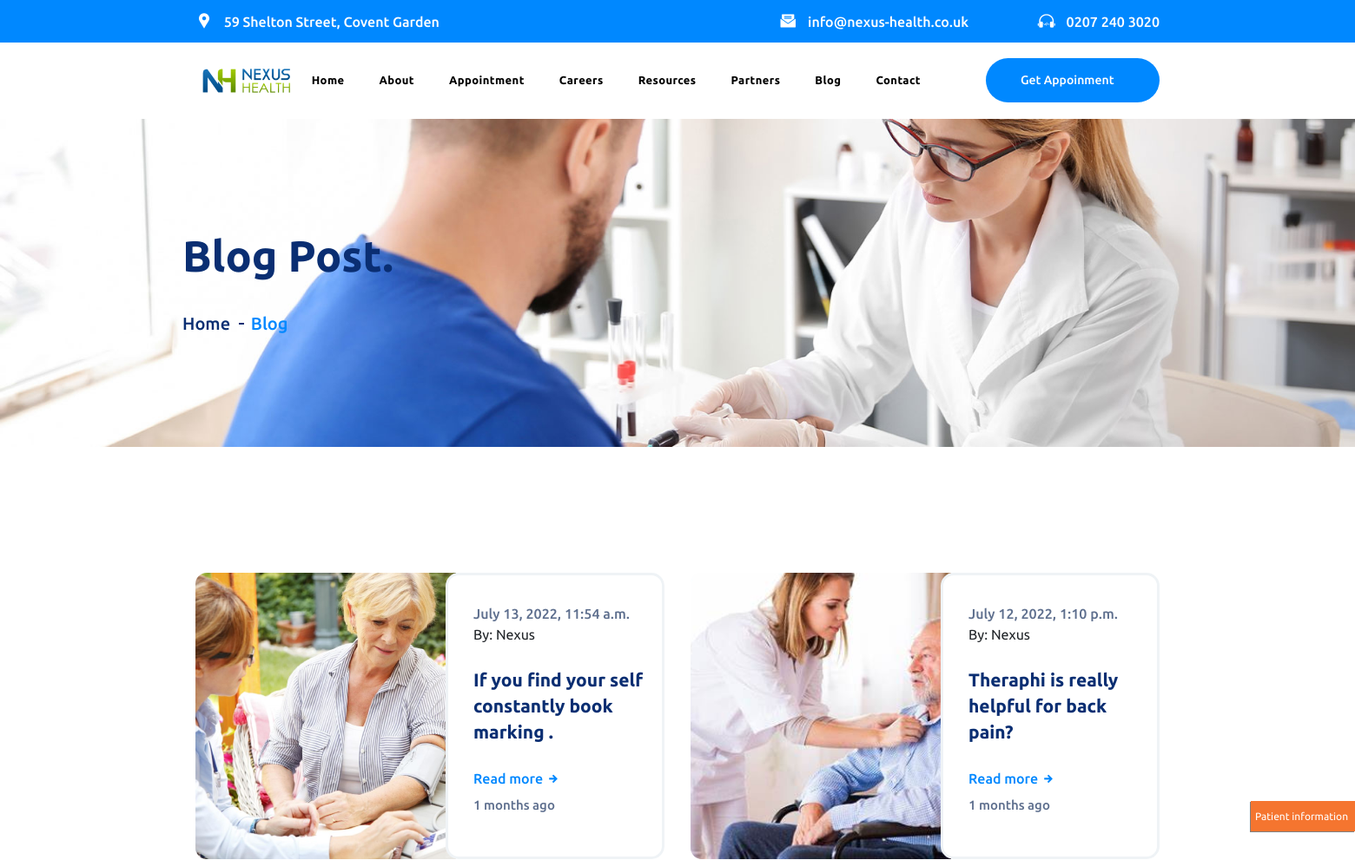
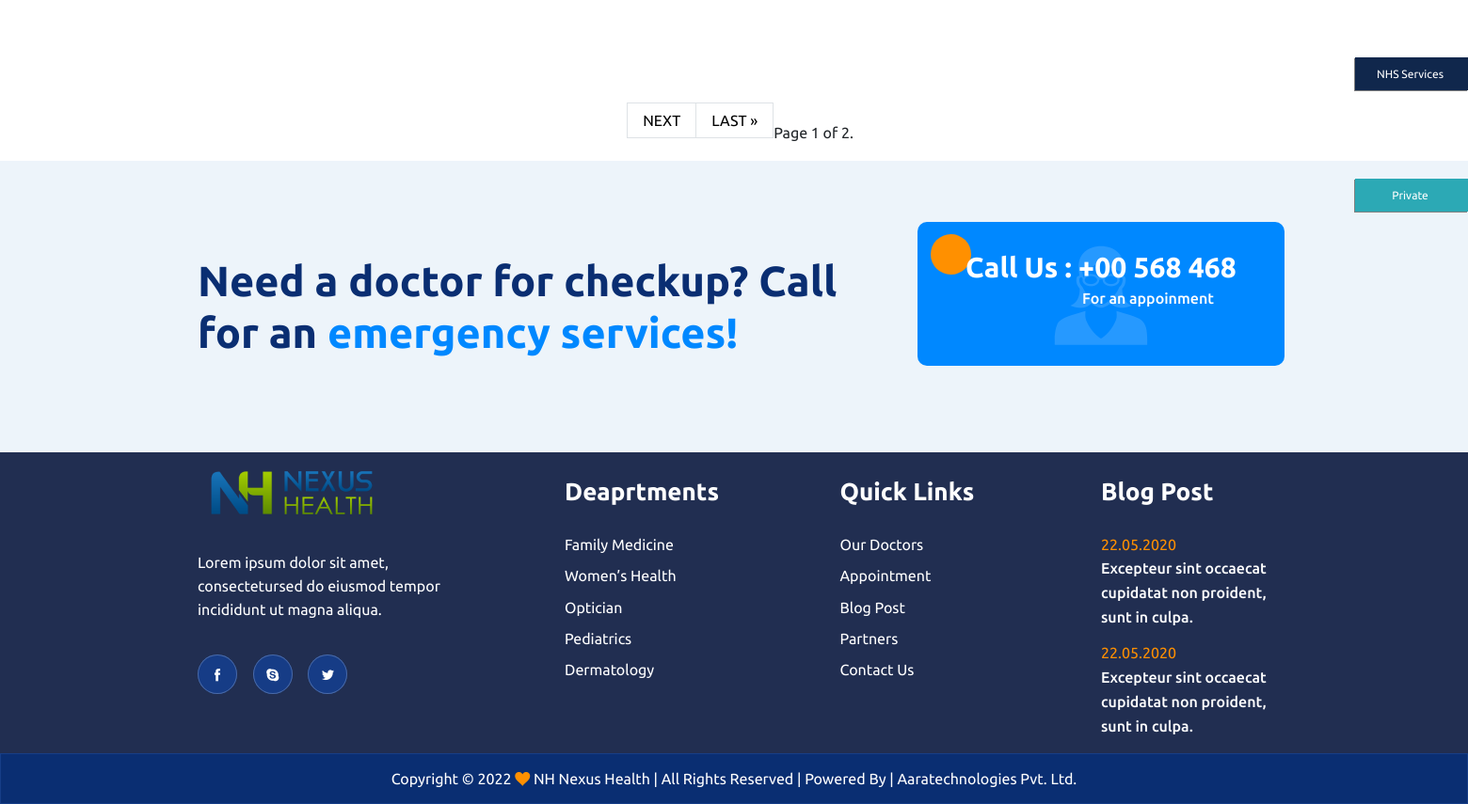
Page /blog on the committed database (2 pictures, top to bottom).
### nexus_blog/models.py (models this page shows, shortened)
class Blog(models.Model):
    title = models.CharField(max_length=255, unique=True)
    blogs_img=models.ImageField(upload_to='Blog/Blog_Img')
    uper_content = RichTextField()
    middle_content = RichTextField()
    content_img =models.ImageField(upload_to='Blog/Content_Img')
    lower_content = RichTextField()
    slug = models.SlugField(max_length=255, unique=True)
    date_created = models.DateTimeField(auto_now_add=True)
    date_modified = models.DateTimeField(auto_now=True)
    publish_date = models.DateTimeField(blank=True, null=True)
    author = models.ForeignKey(User, on_delete= models.CASCADE,related_name='blog_posts')
    tags = models.ManyToManyField(Tag, blank=True)
    status = models.IntegerField(choices=STATUS, default=0)
    class Meta:
        ordering = ["-publish_date"]
    def get_date(self):
        time = datetime.now()
        if self.publish_date.day == time.day:
            return str(time.hour - self.publish_date.hour) + " hours ago"
        else:
            if self.publish_date.month == time.month:
                return str(time.day - self.publish_date.day) + " days ago"
            else:
                if self.publish_date.year == time.year:
                    return str(time.month - self.publish_date.month) + " months ago"
        return self.publish_date

### nexus_blog/views.py (the view)
# urls.py: path('blog', views.PostList, name='blog'),
def PostList(request):
    object_list = Blog.objects.filter(status=1).order_by('-publish_date')
    paginator = Paginator(object_list, 2)  # 3 posts in each page
    page = request.GET.get('page')
    try:
        post_list = paginator.page(page)
    except PageNotAnInteger:
        post_list = paginator.page(1)
    except EmptyPage:
        post_list = paginator.page(paginator.num_pages)
    context = {
        'page': page,
        'post_list': post_list
    }
    return render(request, 'blogs/blog.html', context)

### nexus_health/templates/blogs/blog.html (shortened to what this page needs)
{% extends 'base.html' %}
{% load static %}
{% block content %}
<main class="site-content">
    {% include 'includes/blog_header.html' %}
    <div class="page_header d-flex align-items-center">
        <div class="container">
            <section>
                <h2>Blog Post.</h2>
                <div class="breadcrumbs">
                    <a href="{% url 'home' %}">Home</a>
                    <span>Blog</span>
                </div>
            </section>
        </div>
    </div>
</div>
    <div class="blog_posts">
        <div class="container-md">
            <div class="row">
                {% for post in post_list %}
                <div class="col-xl-6">
                    <div class="blog-card d-flex flex-sm-row flex-column">
                        <div class="the_post_thumbnail">
                            <a href="#"><img src="{{post.blogs_img.url}}" alt="Blog Title" /></a>
                        </div>
                        <div class="blog-card-body">
                            <span class="the_date">{{post.publish_date}}</span>
                            <span class="">By:&nbsp;{{post.author}}</span>
                            <h2 class="the_title">
                                <a href="#">{{post.title}}</a>
                            </h2>
                            <a href="{% url 'post_detail' post.slug  %}" class="the_permalink">Read more <i class="icofont-arrow-right"></i></a>
                            <span class="the_time">{{ post.get_date }}</span>
                        </div>
                    </div>
                </div>
                {% endfor %}
            </div>
        </div>
        <nav class="navigation pagination">
            <div class="nav-links">
<div class="pagination" style="width: fit-content;">
  <span class="step-links">
  <span class="current">
      Page {{ post_list.number }} of {{ post_list.paginator.num_pages }}.
  </span>
  {% if post_list.has_next %}
      <a href="?page={{ post_list.next_page_number }}" class="page-link" style="display: inline;">NEXT</a>
      <a href="?page={{ post_list.paginator.num_pages }}" class="page-link" style="display: inline;">LAST &raquo;</a>
  {% endif %}
  </span>
</div>
        </nav>
    </div>
    <div class="cta-section cta-bg mb-0">
        {% include 'includes/contact_us.html' %}
    </div>
</main>
{% endblock %}

### nexus_health/static/css/style.css (style rules this page uses)
* { margin: 0px; padding: 0px; border: 0; outline: 0; -webkit-box-sizing: border-box !important; -moz-box-sizing: border-box !important; -ms-box-sizing: border-box !important; -o-box-sizing: border-box !important; box-sizing: border-box !important; }
a, a:hover, a:active, a:visited, a:focus { color: inherit; text-decoration: none; outline: 0 !important; }
a { transition: all .3s ease; }
h1, h2, h3, h4, h5, h6, figure { margin: 0; }
img { max-width: 100%; }
.page_header { height: 378px; background: no-repeat center center; background-size: cover; }
.page_header section > h2 { font-size: 50px; font-weight: 700; color: #0a2e72; margin-bottom: 34px; }
.breadcrumbs > a, .breadcrumbs > span { font-size: 20px; font-weight: 500; display: inline-block; position: relative; }
.breadcrumbs > a { color: #0a2e72 }
.breadcrumbs > span { color: #0088ff }
.breadcrumbs > a + a, .breadcrumbs > a + span { padding-left: 8px; margin-left: 12px; }
.breadcrumbs > a + a::before, .breadcrumbs > a + span::before { position: absolute; content: ''; width: 6px; height: 2px; background: #0a2e72; top: 50%; right: 100%; -webkit-transform: translateY(-50%); -ms-transform: translateY(-50%); transform: translateY(-50%); }
.cta-section { padding: 100px 0; }
.cta-section.cta-bg { background: #edf4fa; padding: 92px 0; margin-top: 0px; margin-bottom: 20px; }
.blog-card { border-radius: 15px; -webkit-box-shadow: 0 0 0 3px #eff3f6; box-shadow: 0 0 0 3px #eff3f6; margin: 15px 0; }
.blog_posts .blog-card { -webkit-box-shadow: none; box-shadow: none; }
.blog-card .the_post_thumbnail { -ms-flex: 0 0 300px; flex: 0 0 300px; max-width: 300px; border-radius: 13px 0 0 13px; overflow: hidden; }
.blog-card-body { padding: 35px 25px 35px 30px; background: #fff; -ms-flex: 0 0 calc(100% - 300px); flex: 0 0 calc(100% - 300px); max-width: calc(100% - 300px); position: relative; z-index: 1; }
.blog-card-body::before { position: absolute; content: ''; width: calc(100% + 6px); height: calc(100% + 6px); border-radius: 15px; border: 3px solid #eff3f6; top: -3px; left: -3px; z-index: -1; transition: all .3s ease; }
.blog_posts .blog-card-body { padding: 35px 25px 35px 20px; }
.blog_posts .blog-card-body::before { width: calc(100% + 12px); height: 100%; top: 0; left: -12px; background: #fff; }
.blog-card-body .the_title { line-height: 1px; margin-top: 25px; margin-bottom: 27px; }
.blog-card-body .the_title > a { font-size: 21px; font-weight: 700; line-height: 30px; color: #0a2e72; }
.blog-card-body .the_permalink { font-size: 16px; font-weight: 500; color: #0088ff; display: inline-block; margin-bottom: 8px; position: relative; }
.blog-card-body .the_permalink i { transition: all .3s ease .2s; display: inline-block; }
.blog-card-body .the_permalink::before { position: absolute; content: ''; width: 0; height: 1px; background: currentColor; bottom: 0; left: 0; transition: all .3s ease; }
.blog-card-body .the_date, .blog-card-body .the_time { font-weight: 500; color: #5e6f8e; display: block; }
.blog-card-body .the_date { font-size: 16px; }
.blog-card-body .the_time { font-size: 15px; }
.blog_posts { margin-top: 130px; }
.navigation.pagination { display: -ms-flexbox; display: -webkit-box; display: flex; -ms-flex-pack: center !important; -webkit-box-pack: center !important; justify-content: center !important; padding-bottom: 4px; margin-top: 65px; }
.pagination { display: -ms-flexbox; display: flex; padding-left: 7px; list-style: none; border-radius: 0.25rem; padding-top: 25px; }
.pagination a { color: black; float: left; padding: 8px 16px; text-decoration: none; transition: background-color .3s; margin-top: -20px; margin-bottom: 20px; }

### nexus_health/static/css/responsive.css (style rules this page uses)
@media (min-width: 1200px) { .container { max-width: 1170px; } }

### rows in the picture
Blog: blogs_img (picture), publish_date "July 13, 2022, 11:54 a.m.", author "Nexus", title "If you find your self constantly book marking .", get_date "1 months ago"
Blog: blogs_img (picture), publish_date "July 12, 2022, 1:10 p.m.", author "Nexus", title "Theraphi is really helpful for back pain?", get_date "1 months ago"

### other values in the picture
{{ post_list.number }} "1"
{{ post_list.paginator.num_pages }} "2"
